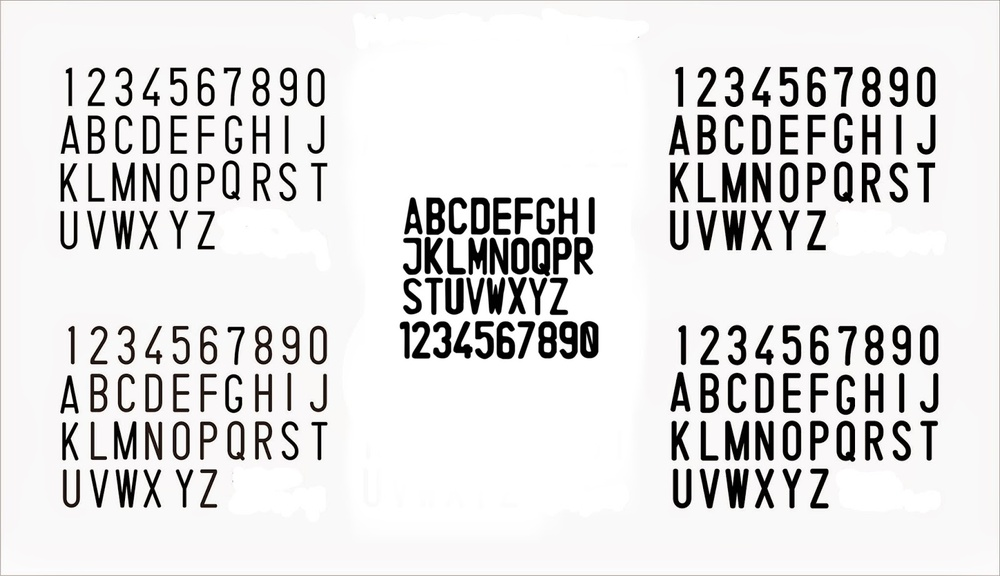
#> input picture train_image/F_PLAT.jpg, 1000 x 576 px, shrunk from 1600 x 921 before the run
$ python -i Preprocess.py   (imports and definitions only)
#> lines starting #> are read from the running program, lines starting #| are printed output that depends on the picture; after the words box and inside, x2 and y2 are one past the last pixel; in counts of white or black regions, pixels touching at a corner belong together
#> further down, picture is the input picture: shape (576, 1000, 3); mean B, G, R 223.5, 223.6, 224.4
# Preprocess.py

import cv2
import numpy as np

# module level variables ##########################################################################
CAL_VAL = np.loadtxt("calibrated_value.txt")
(w, h, rotationx, rotationy, rotationz, panX, panY, stretchX, dist, G_S_F_W, G_S_F_H, A_T_B, A_T_W, T_V, Xtrans,
 Ytrans) = np.loadtxt("calibrated_value.txt")
GAUSSIAN_SMOOTH_FILTER_SIZE = (int(G_S_F_W), int(G_S_F_H))  # last best = 3,3
ADAPTIVE_THRESH_BLOCK_SIZE = int(A_T_B)  # 19 , last best = 19
ADAPTIVE_THRESH_WEIGHT = int(A_T_W)  # 9, last best = 11
THRESHOLD_VALUE = int(T_V)


##
###################################################################################################
def preprocess(imgOriginal):
    # coba = cv2.cvtColor(imgOriginal, cv2.COLOR_BGR2HSV)
    # cv2.imshow("hsv", coba )
    imgGrayscale = extractValue(imgOriginal)
    # cv2.imshow("imgGrayscale", imgGrayscale )

    imgGrayscale = np.invert(imgGrayscale)  # last best use this
    # cv2.imshow("invert", imgGrayscale )
    imgMaxContrastGrayscale = maximizeContrast(imgGrayscale)
    # cv2.imshow("imgMaxContrastGrayscale", imgMaxContrastGrayscale )
    # imgMaxContrastGrayscale = np.invert(imgMaxContrastGrayscale)
    height, width = imgGrayscale.shape

    imgBlurred = np.zeros((height, width, 1), np.uint8)
    # cv2.imshow("c_3", imgBlurred )

    imgBlurred = cv2.GaussianBlur(imgMaxContrastGrayscale, GAUSSIAN_SMOOTH_FILTER_SIZE, 0)
    # cv2.imshow("imgBlurred", imgBlurred )
    # imgBlurred = np.invert(imgBlurred)
    imgThresh = cv2.adaptiveThreshold(imgBlurred, THRESHOLD_VALUE, cv2.ADAPTIVE_THRESH_GAUSSIAN_C,
                                      cv2.THRESH_BINARY_INV, ADAPTIVE_THRESH_BLOCK_SIZE, ADAPTIVE_THRESH_WEIGHT)
    # imgThresh = np.invert(imgThresh)
    # cv2.imshow("cobaaa", imgThresh)

    return imgGrayscale, imgThresh


# end function

###################################################################################################
def extractValue(imgOriginal):
    height, width, numChannels = imgOriginal.shape
#> height = 576; width = 1000; numChannels = 3

    imgHSV = np.zeros((height, width, 3), np.uint8)

    imgHSV = cv2.cvtColor(imgOriginal, cv2.COLOR_BGR2HSV)
#> imgHSV: shape (576, 1000, 3); mean H, S, V 46.7, 9.1, 224.4

    imgHue, imgSaturation, imgValue = cv2.split(imgHSV)
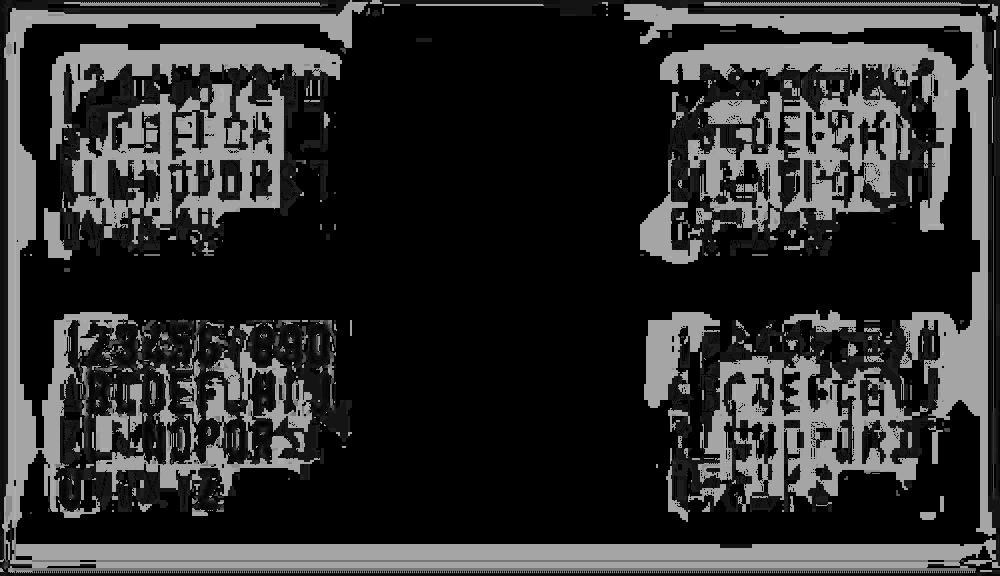
#> imgHue: shape (576, 1000); min 0, max 177, mean 46.7
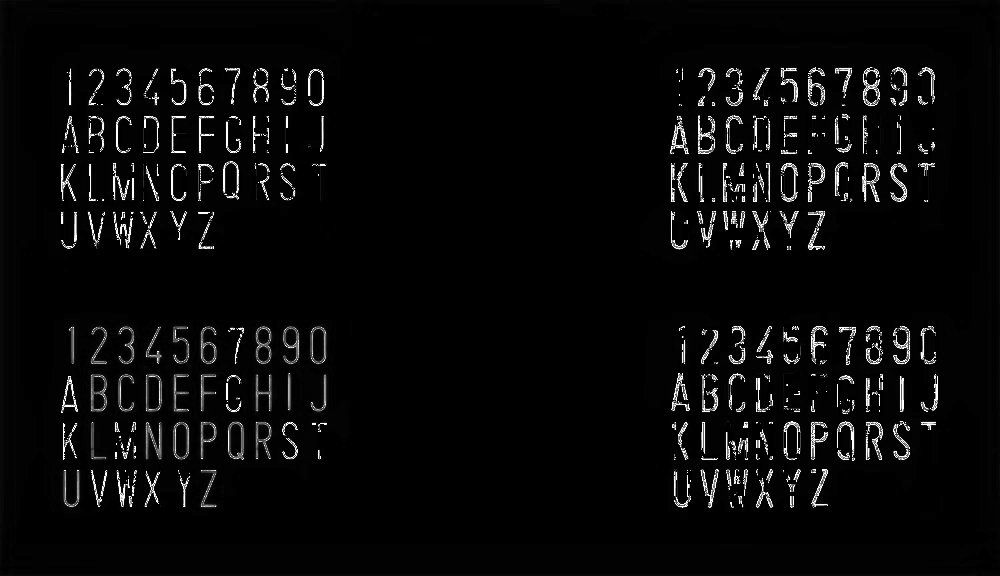
#> imgSaturation: shape (576, 1000); min 0, max 255, mean 9.1
#> in preprocess, `imgGrayscale = np.invert(imgGrayscale)`:
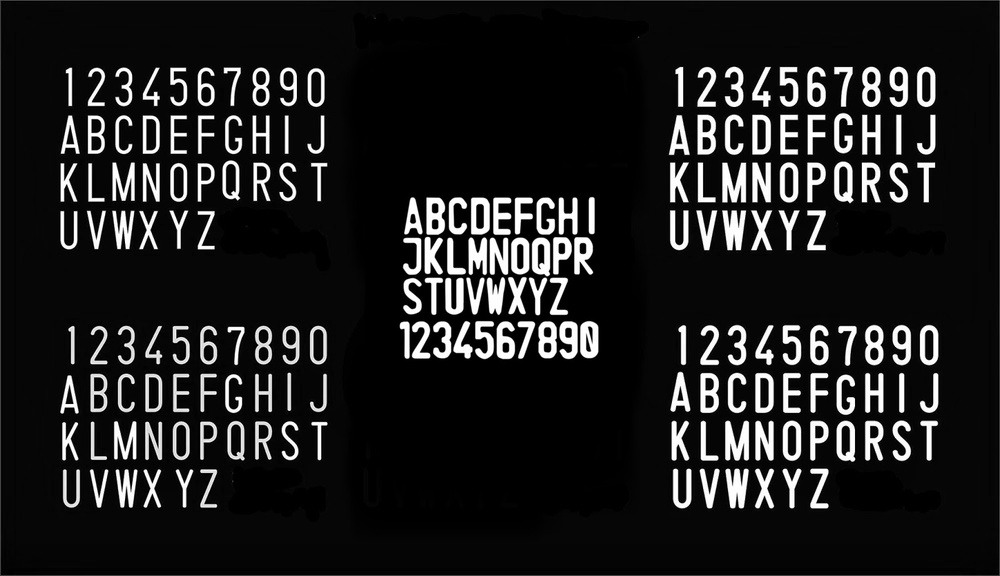
#> imgGrayscale: shape (576, 1000); min 0, max 255, mean 30.6

    return imgValue


# end function

###################################################################################################
def maximizeContrast(imgGrayscale):
    height, width = imgGrayscale.shape
#> height = 576; width = 1000

    imgTopHat = np.zeros((height, width, 1), np.uint8)
    imgBlackHat = np.zeros((height, width, 1), np.uint8)

    structuringElement = cv2.getStructuringElement(cv2.MORPH_RECT, (3, 3))

    imgTopHat = cv2.morphologyEx(imgGrayscale, cv2.MORPH_TOPHAT, structuringElement)
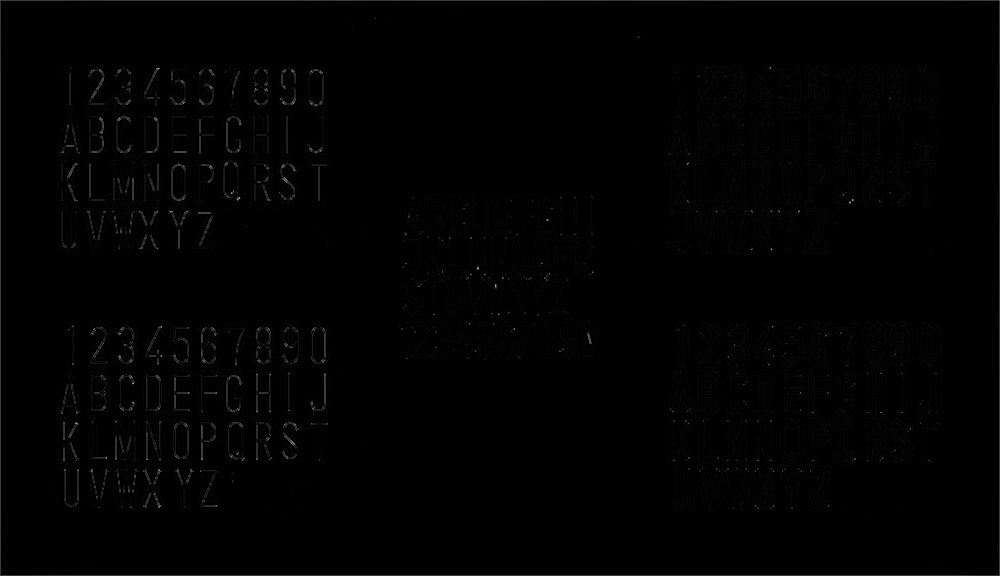
#> imgTopHat: shape (576, 1000); min 0, max 180, mean 1.7
    imgBlackHat = cv2.morphologyEx(imgGrayscale, cv2.MORPH_BLACKHAT, structuringElement)

    imgGrayscalePlusTopHat = cv2.add(imgGrayscale, imgTopHat)
    imgGrayscalePlusTopHatMinusBlackHat = cv2.subtract(imgGrayscalePlusTopHat, imgBlackHat)

    return imgGrayscalePlusTopHatMinusBlackHat
# end function

>>> import cv2
>>> picture = cv2.imread('train_image/F_PLAT.jpg')
>>> result = preprocess(picture)
#> in preprocess, `imgBlurred = cv2.GaussianBlur(imgMaxContrastGrayscale, GAUSSIAN_SMOOTH..`:
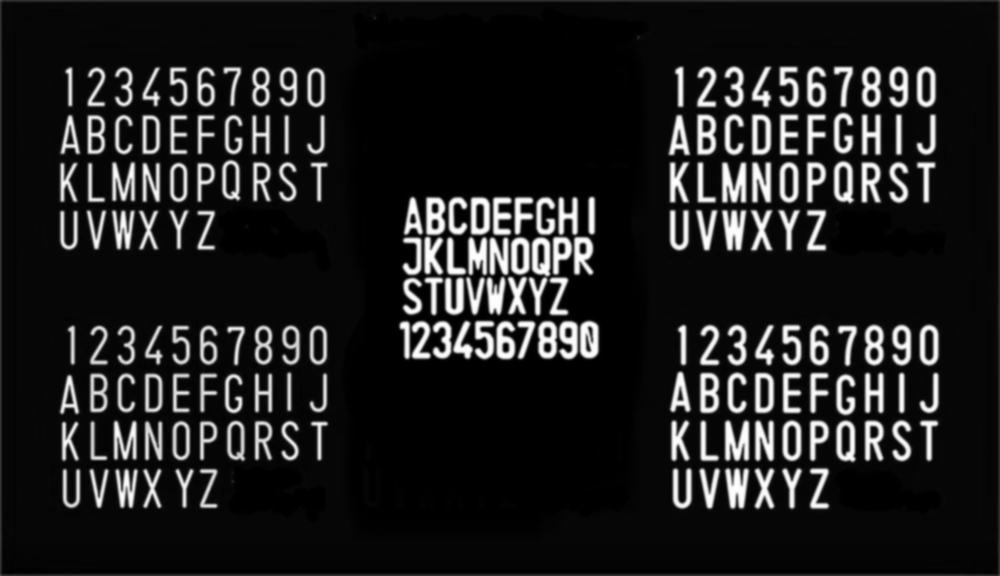
#> imgBlurred: shape (576, 1000); min 0, max 254, mean 30.8
#> in preprocess, `imgThresh = cv2.adaptiveThreshold(imgBlurred, THRESHOLD_VALUE, cv2.ADA..`:
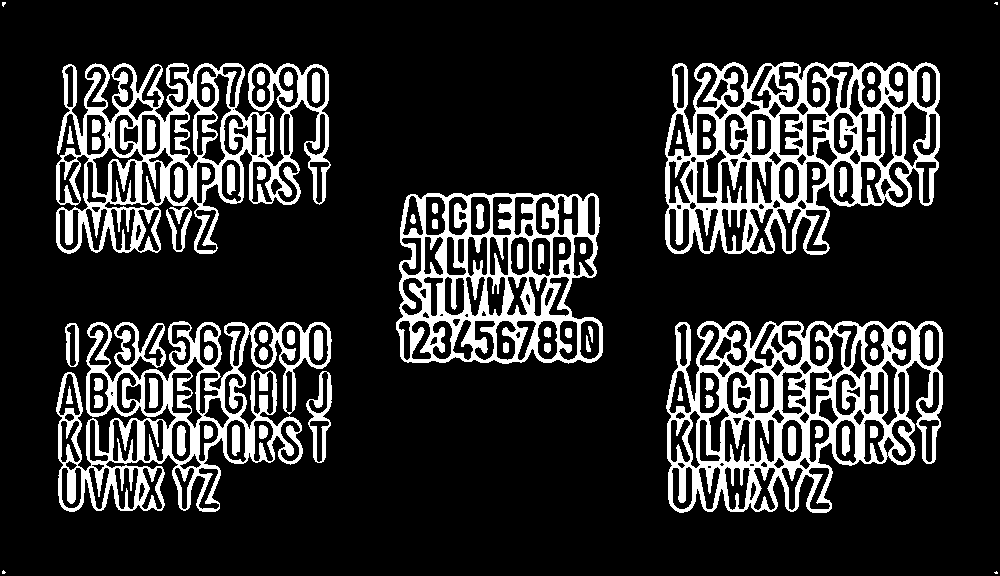
#> imgThresh: shape (576, 1000); 17.6% white; 78 white regions (4 under 20 px), largest, box (x1, y1, x2, y2) and area: (665, 62, 940, 255) 20685, (666, 321, 943, 513) 20592, (56, 63, 331, 254) 18412

$ run again, on train_image/indonesia_license_plate_specimen.jpg
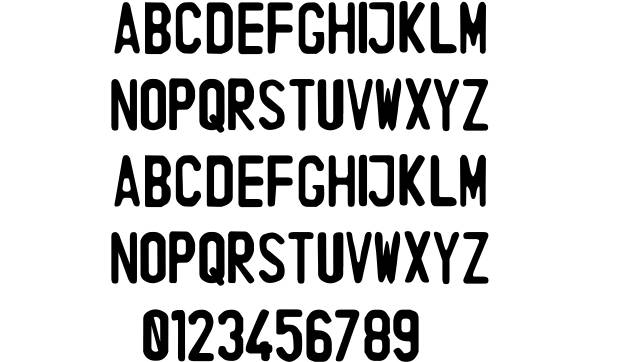
#> input picture train_image/indonesia_license_plate_specimen.jpg, 620 x 362 px
#> picture is the input picture: shape (362, 620, 3); min 0, max 255, mean 202.3
#> imgHSV: shape (362, 620, 3); mean H, S, V 0, 0, 202.3
#> imgHue: shape (362, 620); every value is 0
#> in preprocess, `imgBlurred = cv2.GaussianBlur(imgMaxContrastGrayscale, GAUSSIAN_SMOOTH..`:
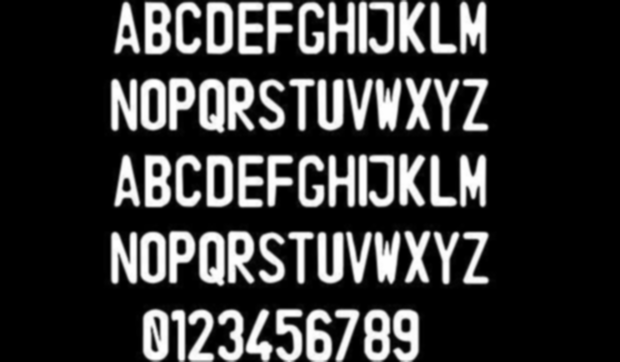
#> imgBlurred: shape (362, 620); min 0, max 255, mean 52.7
#> in preprocess, `imgThresh = cv2.adaptiveThreshold(imgBlurred, THRESHOLD_VALUE, cv2.ADA..`:
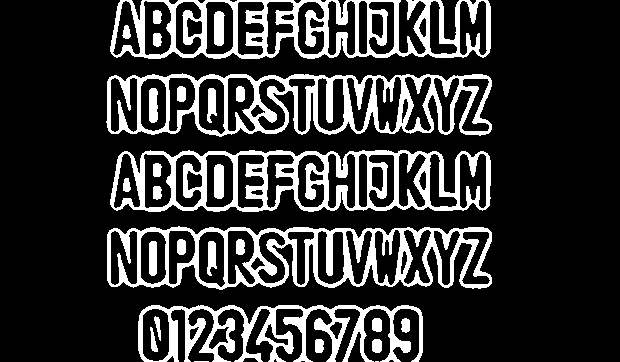
#> imgThresh: shape (362, 620); 20% white; 29 white regions (2 under 20 px), largest, box (x1, y1, x2, y2) and area: (110, 150, 491, 212) 9096, (106, 73, 492, 137) 8833, (107, 226, 492, 290) 8804

$ run again, on train_image/invers.jpg
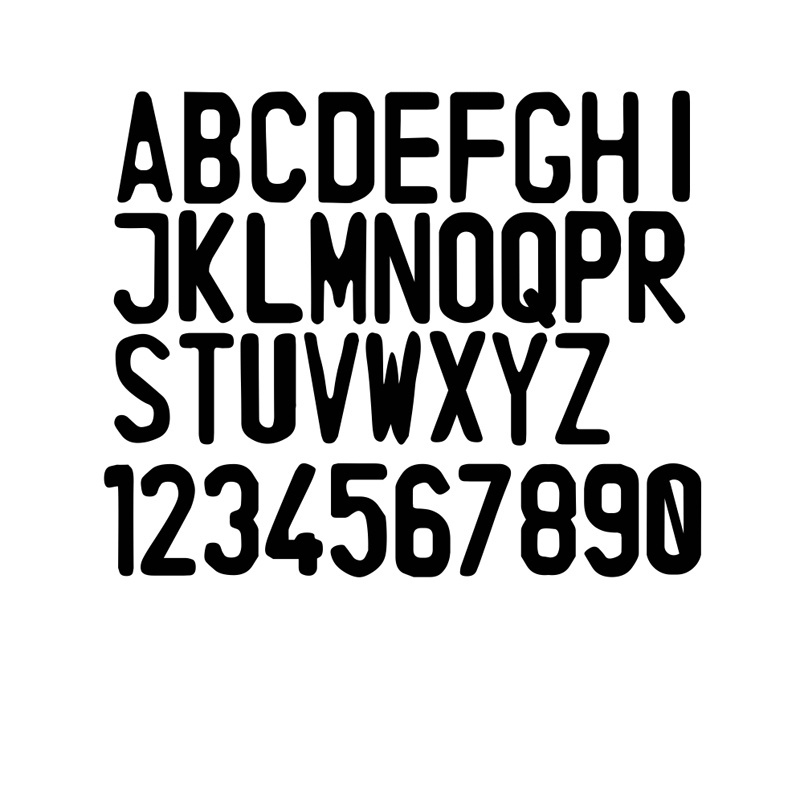
#> input picture train_image/invers.jpg, 800 x 795 px
#> picture is the input picture: shape (795, 800, 3); min 0, max 255, mean 204.6
#> imgHSV: shape (795, 800, 3); mean H, S, V 0, 0, 204.6
#> imgHue: shape (795, 800); every value is 0
#> in preprocess, `imgGrayscale = np.invert(imgGrayscale)`:
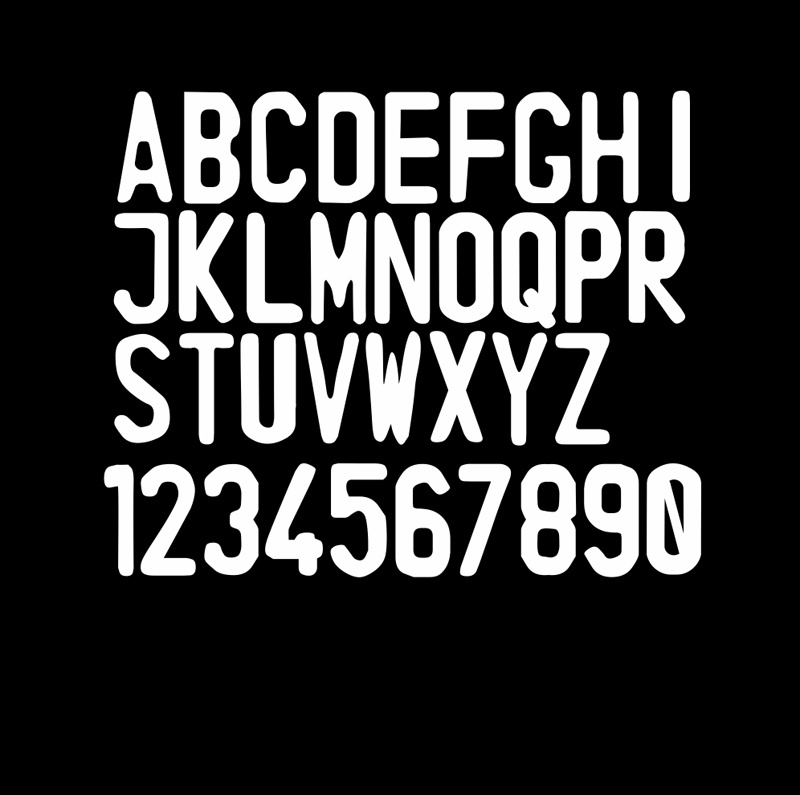
#> imgGrayscale: shape (795, 800); min 0, max 255, mean 50.4
#> in preprocess, `imgThresh = cv2.adaptiveThreshold(imgBlurred, THRESHOLD_VALUE, cv2.ADA..`:
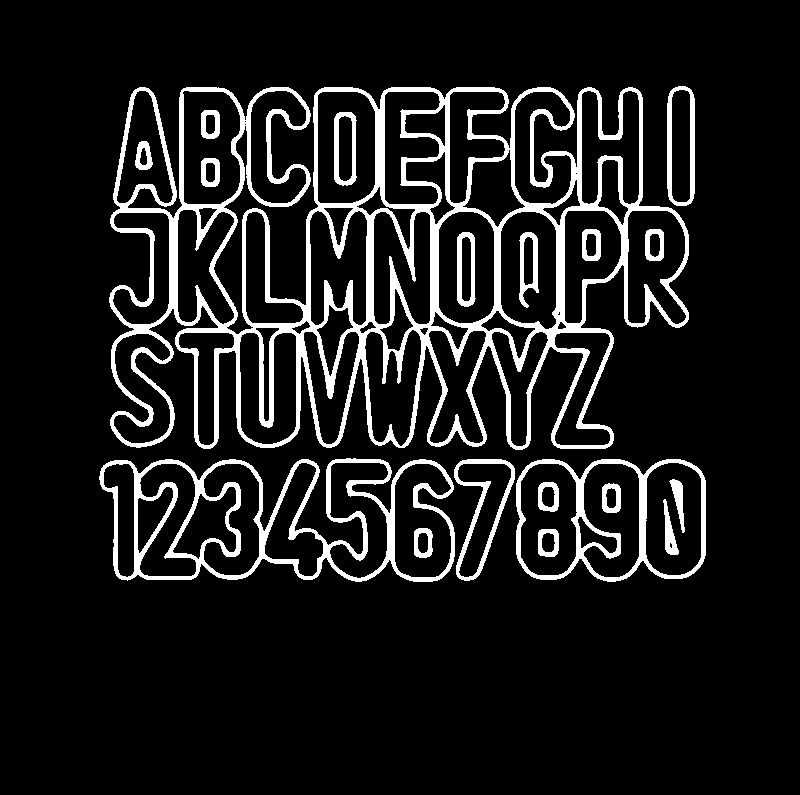
#> imgThresh: shape (795, 800); 10.7% white; 19 white regions, largest, box (x1, y1, x2, y2) and area: (109, 87, 689, 450) 44579, (99, 458, 455, 582) 10072, (516, 459, 706, 582) 4350

$ run again, on train_image/platindo.JPG
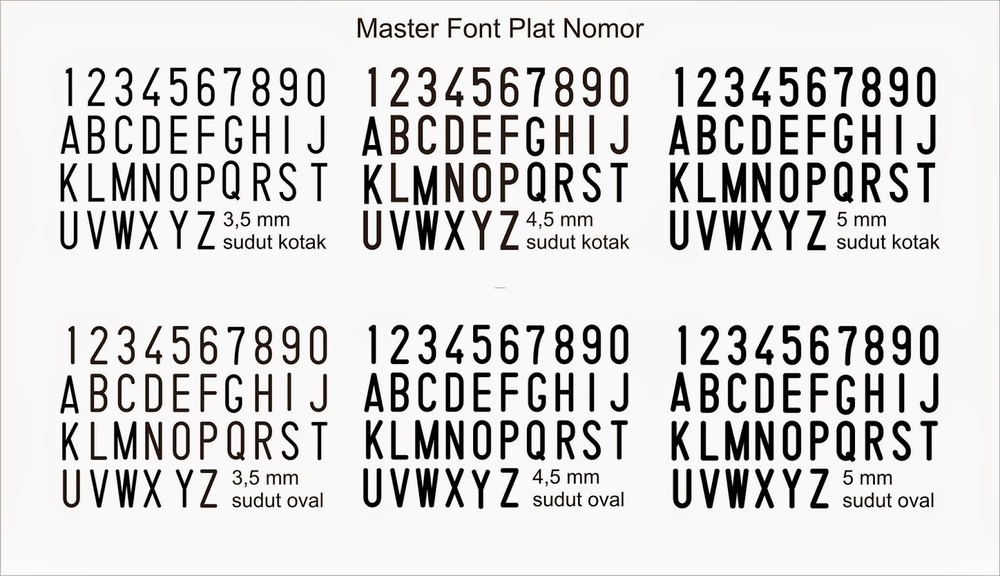
#> input picture train_image/platindo.JPG, 1000 x 576 px, shrunk from 1600 x 921 before the run
#> picture is the input picture: shape (576, 1000, 3); mean B, G, R 214.9, 215.2, 216.3
#> imgHSV: shape (576, 1000, 3); mean H, S, V 60.6, 15.6, 216.4
#> in extractValue, `imgHue, imgSaturation, imgValue = cv2.split(imgHSV)`:
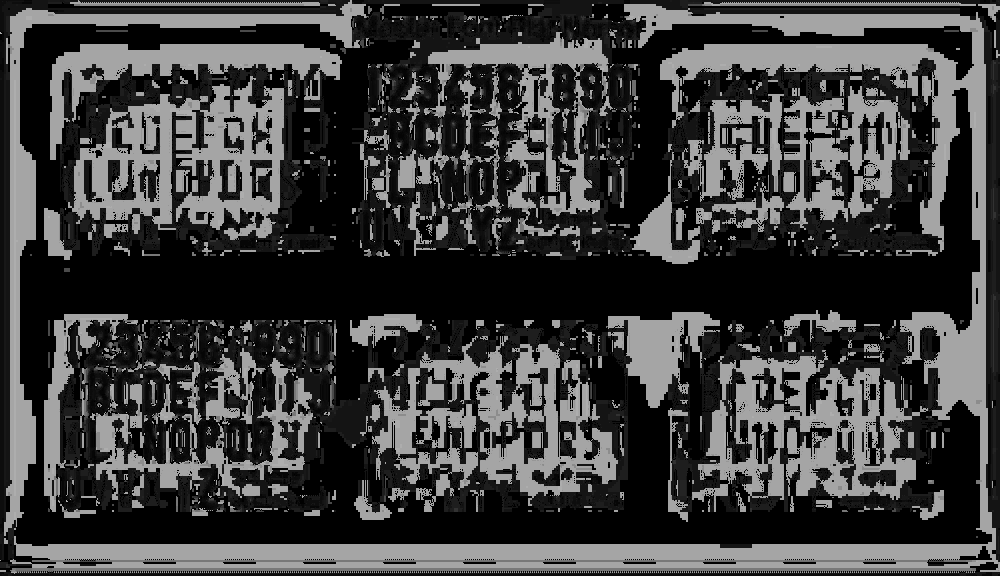
#> imgHue: shape (576, 1000); min 0, max 177, mean 60.6
#> in preprocess, `imgThresh = cv2.adaptiveThreshold(imgBlurred, THRESHOLD_VALUE, cv2.ADA..`:
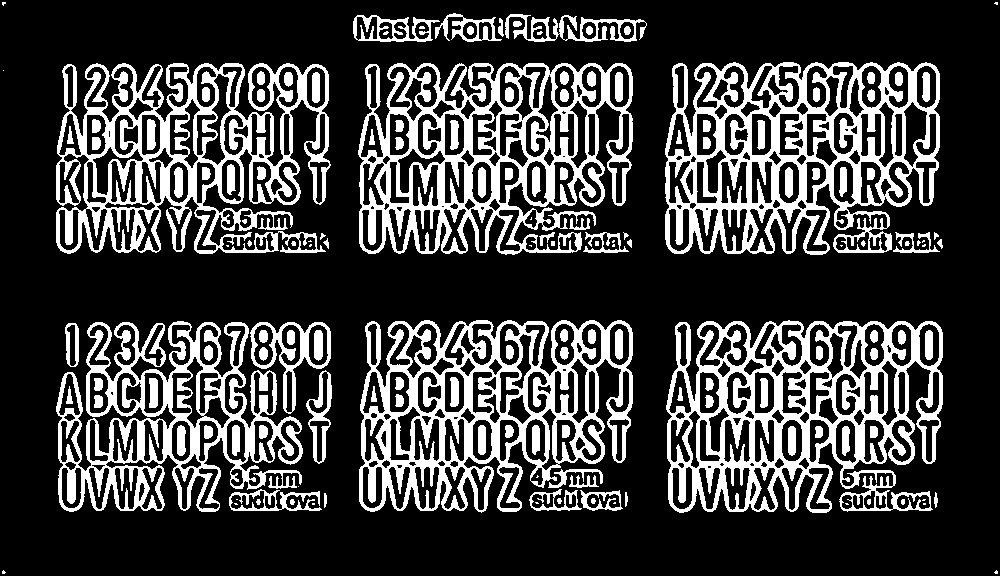
#> imgThresh: shape (576, 1000); 24.7% white; 155 white regions (30 under 20 px), largest, box (x1, y1, x2, y2) and area: (666, 320, 943, 513) 21985, (665, 62, 940, 255) 21819, (358, 63, 633, 255) 20816
